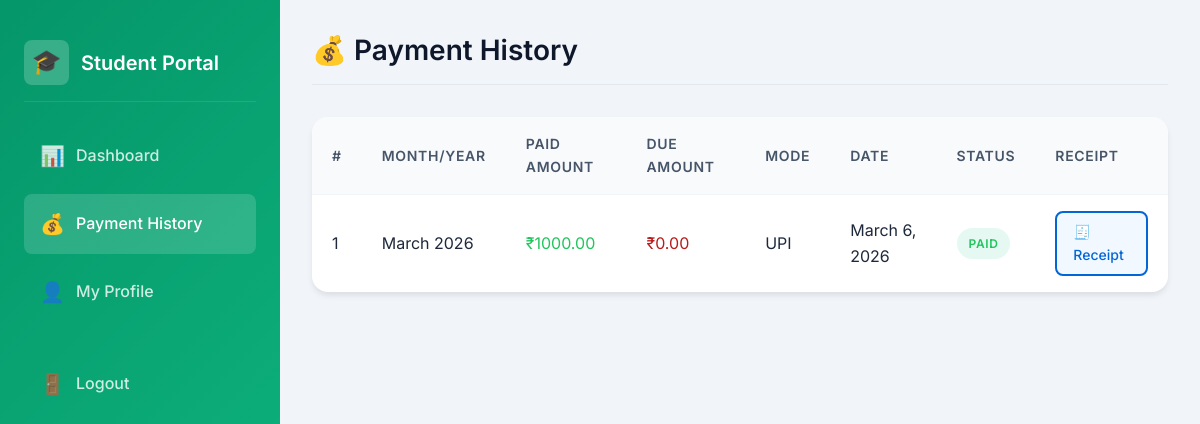
Screenshot of /student/payments/ (signed in) with the database file from the repository.
### core/models.py (models this page shows, shortened)
class StudentPayment(models.Model):
    PAYMENT_MODE_CHOICES = [
        ('Cash', 'Cash'),
        ('Bank Transfer', 'Bank Transfer'),
        ('UPI', 'UPI'),
        ('Cheque', 'Cheque'),
    ]
    STATUS_CHOICES = [
        ('Paid', 'Paid'),
        ('Pending', 'Pending'),
        ('Partial', 'Partial'),
    ]
    student = models.ForeignKey(Student, on_delete=models.CASCADE, related_name='payments')
    payment_mode = models.CharField(max_length=20, choices=PAYMENT_MODE_CHOICES, default='Cash')
    paid_amount = models.DecimalField(max_digits=10, decimal_places=2)
    due_amount = models.DecimalField(max_digits=10, decimal_places=2, default=0)
    payment_date = models.DateField()
    status = models.CharField(max_length=10, choices=STATUS_CHOICES, default='Pending')
    month = models.CharField(max_length=20)
    year = models.IntegerField()
    remarks = models.TextField(blank=True)
    created_at = models.DateTimeField(auto_now_add=True)
    class Meta:
        ordering = ['-payment_date']

### core/views.py (the view)
# urls.py: path('student/payments/', views.student_payment_history, name='student_payment_history'),
def student_payment_history(request):
    if request.session.get('user_type') != 'student':
        return redirect('student_login')
    student_id = request.session.get('student_id')
    payments = StudentPayment.objects.filter(student_id=student_id)
    return render(request, 'student/payment_history.html', {'payments': payments})

### templates/student/payment_history.html (shortened to what this page needs)
{% extends 'base.html' %}
{% block body %}
<div class="dashboard-layout">
    <aside class="sidebar" style="background: linear-gradient(135deg, #059669 0%, #10b981 100%);">
        <div class="sidebar-brand">
            <div class="brand-icon">🎓</div>
            <div>
                <h2>Student Portal</h2>
            </div>
        </div>
        <nav>
            <ul class="sidebar-nav">
                <li class="nav-item"><a href="{% url 'student_dashboard' %}" class="nav-link"><span
                            class="icon">📊</span> Dashboard</a></li>
                <li class="nav-item"><a href="{% url 'student_payment_history' %}" class="nav-link active"><span
                            class="icon">💰</span> Payment History</a></li>
                <li class="nav-item"><a href="{% url 'student_profile' %}" class="nav-link"><span class="icon">👤</span>
                        My Profile</a></li>
                <li class="nav-item" style="margin-top: 2rem;"><a href="{% url 'logout' %}" class="nav-link"><span
                            class="icon">🚪</span> Logout</a></li>
            </ul>
        </nav>
    </aside>
    <main class="main-content">
        <div class="top-header">
            <h1 class="page-title">💰 Payment History</h1>
        </div>
        <div class="table-container">
            <table class="table">
                <thead>
                    <tr>
                        <th>#</th>
                        <th>Month/Year</th>
                        <th>Paid Amount</th>
                        <th>Due Amount</th>
                        <th>Mode</th>
                        <th>Date</th>
                        <th>Status</th>
                        <th>Receipt</th>
                    </tr>
                </thead>
                <tbody>
                    {% for payment in payments %}
                    <tr>
                        <td>{{ forloop.counter }}</td>
                        <td>{{ payment.month }} {{ payment.year }}</td>
                        <td class="text-success">₹{{ payment.paid_amount }}</td>
                        <td class="text-danger">₹{{ payment.due_amount }}</td>
                        <td>{{ payment.payment_mode }}</td>
                        <td>{{ payment.payment_date }}</td>
                        <td>
                            {% if payment.status == 'Paid' %}
                            <span class="badge badge-success">Paid</span>
                            {% else %}
                            <span class="badge badge-warning">{{ payment.status }}</span>
                            {% endif %}
                        </td>
                        <td>
                            <a href="{% url 'fee_receipt' payment.pk %}" class="btn btn-sm btn-outline"
                                style="background-color: #f1f8ff; border-color: #0366d6; color: #0366d6;"
                                title="Download Receipt">🧾 Receipt</a>
                        </td>
                    </tr>
                    {% empty %}
                    <tr>
                        <td colspan="7" class="text-center text-muted p-4">No payment records found</td>
                    </tr>
                    {% endfor %}
                </tbody>
            </table>
        </div>
    </main>
</div>
{% endblock %}

### static/css/style.css (style rules this page uses)
:root { --primary-dark: #7f1d1d; --primary: #dc2626; --primary-light: #ef4444; --success: #22c55e; --success-light: #4ade80; --warning: #d97706; --warning-light: #f59e0b; --danger: #b91c1c; --danger-light: #dc2626; --info: #e11d48; --gold: #d97706; --gold-light: #f59e0b; --white: #ffffff; --gray-50: #f8fafc; --gray-100: #f1f5f9; --gray-200: #e2e8f0; --gray-300: #cbd5e1; --gray-400: #94a3b8; --gray-500: #64748b; --gray-600: #475569; --gray-700: #334155; --gray-800: #1e293b; --gray-900: #0f172a; --gradient-primary: linear-gradient(135deg, #7f1d1d 0%, #dc2626 100%); --gradient-success: linear-gradient(135deg, #15803d 0%, #22c55e 100%); --gradient-warning: linear-gradient(135deg, #b45309 0%, #d97706 100%); --gradient-danger: linear-gradient(135deg, #b91c1c 0%, #dc2626 100%); --shadow-sm: 0 1px 2px 0 rgba(0, 0, 0, 0.05); --shadow: 0 4px 6px -1px rgba(0, 0, 0, 0.1); --shadow-md: 0 10px 15px -3px rgba(0, 0, 0, 0.1); --shadow-lg: 0 25px 50px -12px rgba(0, 0, 0, 0.25); --shadow-glass: 0 8px 32px 0 rgba(127, 29, 29, 0.2); --radius-sm: 0.375rem; --radius: 0.5rem; --radius-md: 0.75rem; --radius-lg: 1rem; --radius-xl: 1.5rem; --transition: all 0.3s ease; --transition-fast: all 0.15s ease; }
*, *::before, *::after { box-sizing: border-box; margin: 0; padding: 0; }
body { font-family: 'Inter', 'Segoe UI', system-ui, -apple-system, sans-serif; background: var(--gray-100); color: var(--gray-800); line-height: 1.6; min-height: 100vh; }
a { text-decoration: none; color: inherit; }
h1, h2, h3, h4, h5, h6 { font-weight: 600; line-height: 1.3; color: var(--gray-900); }
h1 { font-size: 2.25rem; }
h2 { font-size: 1.875rem; }
.dashboard-layout { display: flex; min-height: 100vh; }
.sidebar { width: 280px; background: var(--gradient-primary); color: var(--white); padding: 1.5rem; position: fixed; height: 100vh; overflow-y: auto; z-index: 100; }
.sidebar-brand { display: flex; align-items: center; gap: 0.75rem; padding: 1rem 0; border-bottom: 1px solid rgba(255, 255, 255, 0.1); margin-bottom: 1.5rem; }
.sidebar-brand h2 { color: var(--white); font-size: 1.25rem; }
.sidebar-brand .brand-icon { width: 45px; height: 45px; background: rgba(255, 255, 255, 0.2); border-radius: var(--radius); display: flex; align-items: center; justify-content: center; font-size: 1.5rem; }
.sidebar-nav { list-style: none; }
.nav-item { margin-bottom: 0.5rem; }
.nav-link { display: flex; align-items: center; gap: 0.75rem; padding: 0.875rem 1rem; border-radius: var(--radius); color: rgba(255, 255, 255, 0.8); transition: var(--transition); font-weight: 500; }
.nav-link:hover, .nav-link.active { background: rgba(255, 255, 255, 0.15); color: var(--white); }
.nav-link .icon { font-size: 1.25rem; width: 24px; text-align: center; }
.main-content { flex: 1; margin-left: 280px; padding: 2rem; }
.top-header { display: flex; justify-content: space-between; align-items: center; margin-bottom: 2rem; padding-bottom: 1rem; border-bottom: 1px solid var(--gray-200); }
.page-title { font-size: 1.75rem; color: var(--gray-900); }
.table-container { overflow-x: auto; background: var(--white); border-radius: var(--radius-lg); box-shadow: var(--shadow); }
.table { width: 100%; border-collapse: collapse; }
.table th, .table td { padding: 1rem 1.25rem; text-align: left; border-bottom: 1px solid var(--gray-100); }
.table th { background: var(--gray-50); font-weight: 600; font-size: 0.875rem; color: var(--gray-600); text-transform: uppercase; letter-spacing: 0.05em; }
.table tbody tr { transition: var(--transition-fast); }
.table tbody tr:last-child td { border-bottom: none; }
.btn { display: inline-flex; align-items: center; justify-content: center; gap: 0.5rem; padding: 0.75rem 1.5rem; border-radius: var(--radius); font-weight: 500; font-size: 0.9375rem; cursor: pointer; border: none; transition: var(--transition); text-decoration: none; }
.btn-outline { background: transparent; border: 2px solid var(--primary); color: var(--primary); }
.btn-sm { padding: 0.5rem 1rem; font-size: 0.875rem; }
.badge { display: inline-flex; align-items: center; padding: 0.375rem 0.75rem; border-radius: 9999px; font-size: 0.75rem; font-weight: 600; text-transform: uppercase; letter-spacing: 0.05em; }
.badge-success { background: rgba(16, 185, 129, 0.1); color: var(--success); }
.text-success { color: var(--success); }
.text-danger { color: var(--danger); }

### rows the page displays
StudentPayment: month "March", year "2026", paid_amount "1000.00", due_amount "0.00", payment_mode "UPI", payment_date "March 6, 2026", status "PAID"
